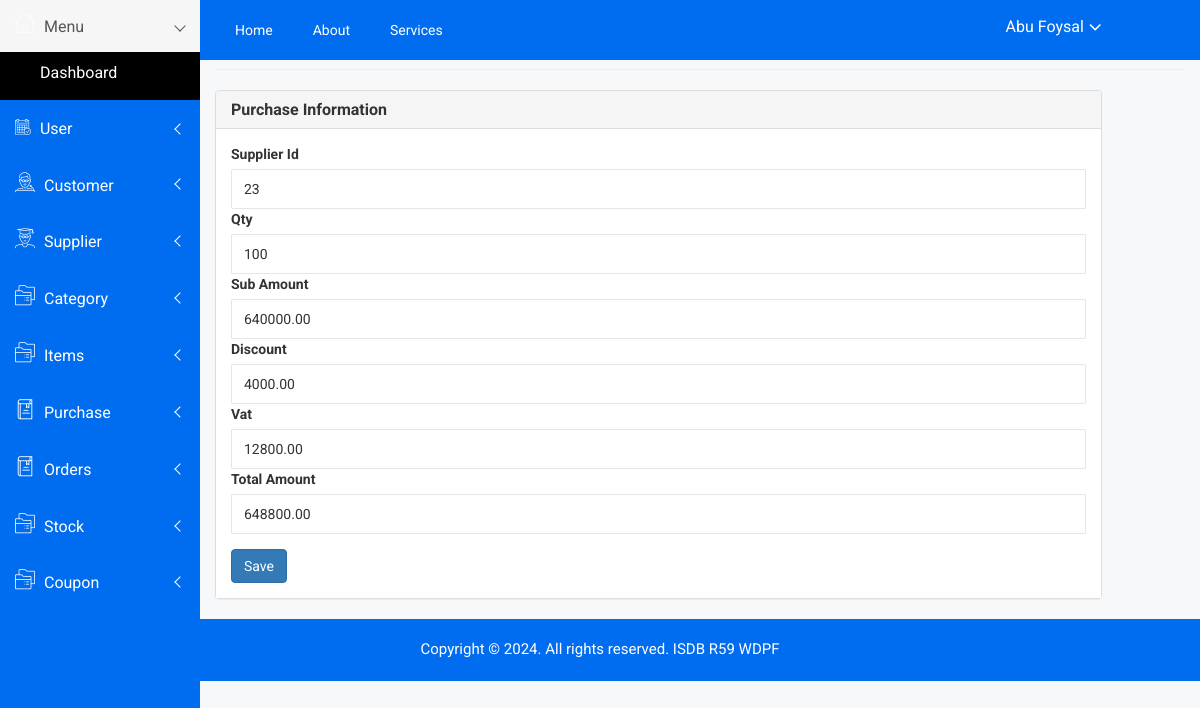
The page /admin/purchase_edit.php?id=5 (signed in) on the database its author committed.
### tables this page shows
CREATE TABLE `purchase` (
  `id` int(11) NOT NULL,
  `supplier_id` int(11) DEFAULT NULL,
  `purchase_date` date DEFAULT NULL,
  `qty` int(11) DEFAULT NULL,
  `sub_amount` decimal(10,2) DEFAULT NULL,
  `discount` decimal(10,2) DEFAULT NULL,
  `vat` decimal(10,2) DEFAULT NULL,
  `total_amount` decimal(10,2) DEFAULT NULL,
  `purchase_data` text DEFAULT NULL,
  `created_at` datetime DEFAULT NULL,
  `created_by` int(11) DEFAULT NULL,
  `updated_at` datetime DEFAULT NULL,
  `updated_by` int(11) DEFAULT NULL,
  `deleted_at` datetime DEFAULT NULL
);

### admin/class/crud.php (called while the page is built, shortened)
<?php
    class crud{
        private $host='localhost';
        private $connection;
        public function __construct($user,$password,$database){
            $this->user=$user;
            $this->password=$password;
            $this->database=$database;
            $this->connection=new mysqli($this->host,$this->user,$this->password,$this->database);
        }
        public function common_select_single($table,$fields='*',$condition=false,$sort_field=false,$sort='ASC'){
            $result=array();
            $error=false;
            $sql="select $fields from $table where deleted_at is null ";
            if(is_array($condition)){
                $sql.=" and ";
                foreach($condition as $k=>$v){
                    $v = $this->connection->real_escape_string($v);
                    $sql.="$k='$v' and ";
                }
                $sql=rtrim($sql,'and ');
            }
            $rs=$this->connection->query($sql);
            if($rs){
                if($rs->num_rows > 0){
                    while($r=$rs->fetch_object()){
                        $result=$r;
                    }
                }
            }else{
                $error=$this->connection->error;
            }
            $return = array('data'=>$result,'error'=>$error);
            return $return;
        }
    }
?>

### admin/include/connection.php (called while the page is built, shortened)
<?php
    include_once('class/crud.php');
    $mysqli=new crud("root","","sports_store");
?>

### admin/purchase_edit.php (the view, shortened to what this page needs)
<?php include('include/header.php') ; ?>
<div class="container-fluid">
    <h4 class="page-header"><small>Purchase/</small> Add New</h4>
    <?php
        $olddata=array();
        $con['id']=$_GET['id'];
        $result=$mysqli->common_select_single('purchase','*',$con);
        if($result){
            if($result['data']){
                $olddata=$result['data'];
            }
        }
    ?>
    <div class="row">
        <div class="col-md-11">
            <div class="panel panel-default">
                <div class="panel-heading">
                    <h5 class="panel-title">Purchase Information</h5>
                </div>
                <div class="panel-body">
                    <form method="post" action="">
                        <div class="form-group">
                        <label for="Supplier">Supplier Id</label>
                        <input type="number" name="supplier_id" class="form-control" id="Supplier" value="<?= $olddata->supplier_id ?>" />
                            <label for="Qty">Qty</label>
                            <input type="number" name="qty" class="form-control" id="Qty" value="<?= $olddata->qty ?>" />
                            <label for="SubAmount">Sub Amount </label>
                            <input type="number" name="sub_amount" class="form-control" id="SubAmount" value="<?= $olddata->sub_amount ?>" />
                            <label for="Discount">Discount</label>
                            <input type="number" name="discount" class="form-control" id="Discount" value="<?= $olddata->discount ?>" />
                            <label for="Vat">Vat</label>
                            <input type="number" name="vat" class="form-control" id="Vat" value="<?= $olddata->vat ?>" />
                            <label for="TotalAmount">Total Amount</label>
                            <input type="number" name="total_amount" class="form-control" id="TotalAmount" value="<?= $olddata->total_amount ?>" />
                        </div>
                        <button type="submit" class="btn btn-primary">Save</button>
                    </form>
                </div>
            </div>
        </div>
    </div>
</div>
<?php include('include/footer.php') ; ?>

### admin/assets/css/main.css (style rules this page uses)
html { color: #222; font-size: 1em; line-height: 1.4; }

### rows shown on the page
purchase: supplier_id "23", qty "100", sub_amount "640000.00", discount "4000.00", vat "12800.00", total_amount "648800.00"

### other values the page prints
$_SESSION['name'] "Abu Foysal"
